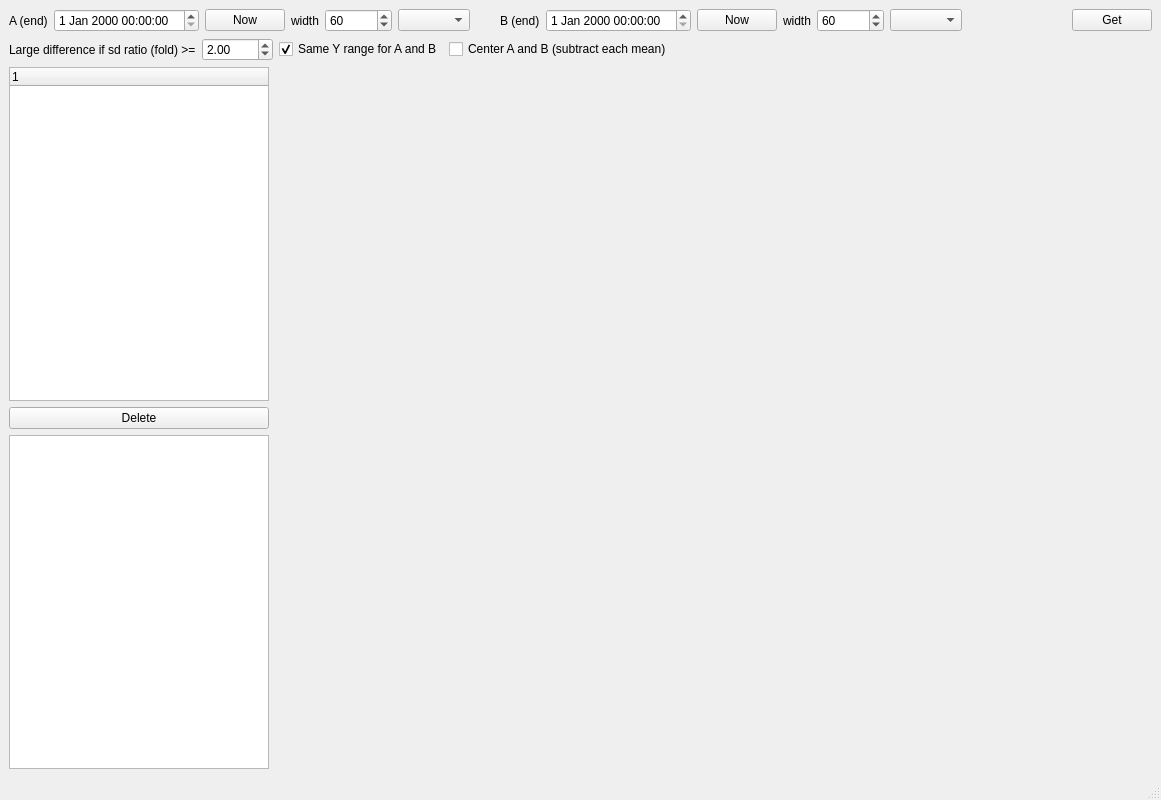
<?xml version="1.0" encoding="UTF-8"?>
<ui version="4.0">
 <class>MainWindow</class>
 <widget class="QMainWindow" name="MainWindow">
  <property name="geometry">
   <rect>
    <x>0</x>
    <y>0</y>
    <width>1161</width>
    <height>800</height>
   </rect>
  </property>
  <property name="windowTitle">
   <string>baratsuki-hikaku</string>
  </property>
  <widget class="QWidget" name="centralwidget">
   <layout class="QVBoxLayout" name="verticalLayout">
    <item>
     <layout class="QHBoxLayout" name="horizontalLayout_period">
      <item>
       <widget class="QLabel" name="label_a">
        <property name="text">
         <string>A (end)</string>
        </property>
       </widget>
      </item>
      <item>
       <widget class="QDateTimeEdit" name="dateTimeEditA"/>
      </item>
      <item>
       <widget class="QPushButton" name="pushButtonNowA">
        <property name="text">
         <string>Now</string>
        </property>
       </widget>
      </item>
      <item>
       <widget class="QLabel" name="label_wa">
        <property name="text">
         <string>width</string>
        </property>
       </widget>
      </item>
      <item>
       <widget class="QSpinBox" name="spinWidthA">
        <property name="minimum">
         <number>1</number>
        </property>
        <property name="maximum">
         <number>100000</number>
        </property>
        <property name="value">
         <number>60</number>
        </property>
       </widget>
      </item>
      <item>
       <widget class="QComboBox" name="comboUnitA"/>
      </item>
      <item>
       <spacer name="horizontalSpacer_1">
        <property name="orientation">
         <enum>Qt::Horizontal</enum>
        </property>
        <property name="sizeType">
         <enum>QSizePolicy::Fixed</enum>
        </property>
        <property name="sizeHint" stdset="0">
         <size>
          <width>24</width>
          <height>20</height>
         </size>
        </property>
       </spacer>
      </item>
      <item>
       <widget class="QLabel" name="label_b">
        <property name="text">
         <string>B (end)</string>
        </property>
       </widget>
      </item>
      <item>
       <widget class="QDateTimeEdit" name="dateTimeEditB"/>
      </item>
      <item>
       <widget class="QPushButton" name="pushButtonNowB">
        <property name="text">
         <string>Now</string>
        </property>
       </widget>
      </item>
      <item>
       <widget class="QLabel" name="label_wb">
        <property name="text">
         <string>width</string>
        </property>
       </widget>
      </item>
      <item>
       <widget class="QSpinBox" name="spinWidthB">
        <property name="minimum">
         <number>1</number>
        </property>
        <property name="maximum">
         <number>100000</number>
        </property>
        <property name="value">
         <number>60</number>
        </property>
       </widget>
      </item>
      <item>
       <widget class="QComboBox" name="comboUnitB"/>
      </item>
      <item>
       <spacer name="horizontalSpacer_2">
        <property name="orientation">
         <enum>Qt::Horizontal</enum>
        </property>
        <property name="sizeHint" stdset="0">
         <size>
          <width>40</width>
          <height>20</height>
         </size>
        </property>
       </spacer>
      </item>
      <item>
       <widget class="QPushButton" name="pushButtonGet">
        <property name="text">
         <string>Get</string>
        </property>
       </widget>
      </item>
     </layout>
    </item>
    <item>
     <layout class="QHBoxLayout" name="horizontalLayout_opts">
      <item>
       <widget class="QLabel" name="label_th">
        <property name="text">
         <string>Large difference if sd ratio (fold) &gt;=</string>
        </property>
       </widget>
      </item>
      <item>
       <widget class="QDoubleSpinBox" name="spinThreshold">
        <property name="decimals">
         <number>2</number>
        </property>
        <property name="minimum">
         <double>1.000000000000000</double>
        </property>
        <property name="maximum">
         <double>1000.000000000000000</double>
        </property>
        <property name="singleStep">
         <double>0.500000000000000</double>
        </property>
        <property name="value">
         <double>2.000000000000000</double>
        </property>
       </widget>
      </item>
      <item>
       <widget class="QCheckBox" name="checkBoxSameY">
        <property name="text">
         <string>Same Y range for A and B</string>
        </property>
        <property name="checked">
         <bool>true</bool>
        </property>
       </widget>
      </item>
      <item>
       <widget class="QCheckBox" name="checkBoxCenter">
        <property name="toolTip">
         <string>Subtract the mean of each period from its values, so that A and B are both centered at 0 (display only; the statistics are not changed)</string>
        </property>
        <property name="text">
         <string>Center A and B (subtract each mean)</string>
        </property>
        <property name="checked">
         <bool>false</bool>
        </property>
       </widget>
      </item>
      <item>
       <spacer name="horizontalSpacer_3">
        <property name="orientation">
         <enum>Qt::Horizontal</enum>
        </property>
        <property name="sizeHint" stdset="0">
         <size>
          <width>40</width>
          <height>20</height>
         </size>
        </property>
       </spacer>
      </item>
     </layout>
    </item>
    <item>
     <layout class="QHBoxLayout" name="horizontalLayout_main" stretch="0,1">
      <item>
       <layout class="QVBoxLayout" name="verticalLayout_signals">
        <item>
         <widget class="QTreeWidget" name="treeWidget">
          <property name="minimumSize">
           <size>
            <width>260</width>
            <height>0</height>
           </size>
          </property>
          <column>
           <property name="text">
            <string notr="true">1</string>
           </property>
          </column>
         </widget>
        </item>
        <item>
         <widget class="QPushButton" name="pushButtonDelete">
          <property name="text">
           <string>Delete</string>
          </property>
         </widget>
        </item>
        <item>
         <widget class="QListWidget" name="listWidget">
          <property name="minimumSize">
           <size>
            <width>260</width>
            <height>0</height>
           </size>
          </property>
         </widget>
        </item>
       </layout>
      </item>
      <item>
       <layout class="QVBoxLayout" name="verticalLayout_plots"/>
      </item>
     </layout>
    </item>
   </layout>
  </widget>
  <widget class="QMenuBar" name="menubar">
   <property name="geometry">
    <rect>
     <x>0</x>
     <y>0</y>
     <width>1161</width>
     <height>20</height>
    </rect>
   </property>
  </widget>
  <widget class="QStatusBar" name="statusbar"/>
 </widget>
 <resources/>
 <connections/>
</ui>
